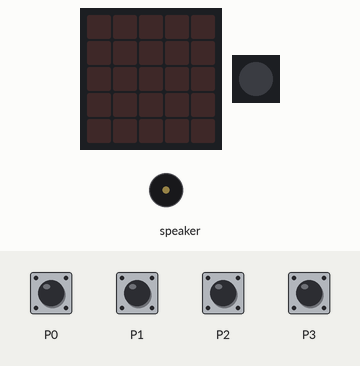
A program run on a simulated Calliope mini (MakeCode). On the bench: the board's 5×5 LED display, 1 RGB LEDs in strip order, left to right, buzzer (waves = sounding). The inputs (shaded band) are chosen by the test bench.

Above: at 1.2 s.
1.3 s: touch pin P2 pressed for 0.15 s
At 3.0 s:
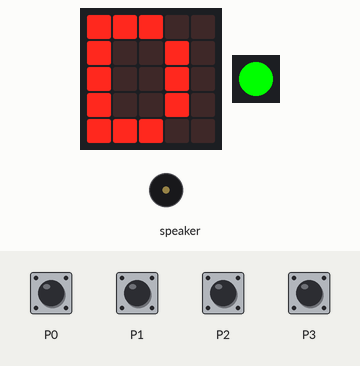
3.8 s: touch pin P3 pressed for 0.15 s
At 5.7 s:
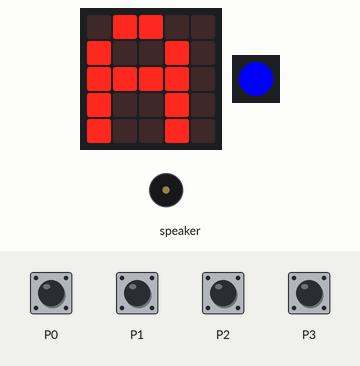
6.5 s: touch pin P0 pressed for 0.15 s
At 7.0 s:
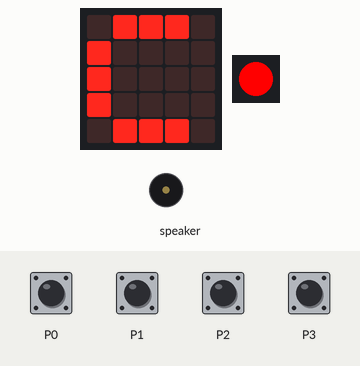
8.2 s: touch pin P1 pressed for 0.15 s
At 9.5 s:
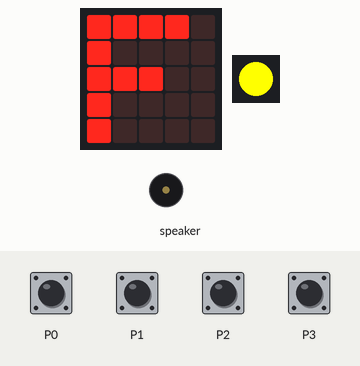
9.8 s: touch pin P2 pressed for 1 s
At 10.6 s:
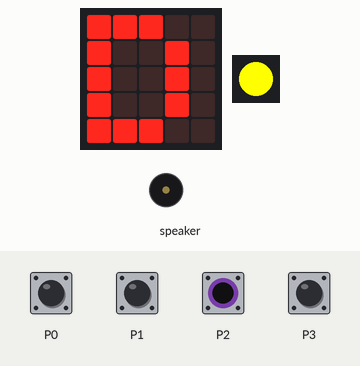
12.3 s: touch pin P0 pressed for 1 s
At 12.42 s:
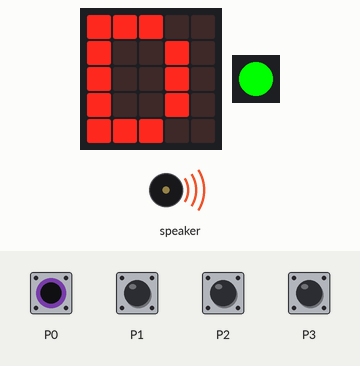
Timing chart, 0 to 15.3 s (numbered marks = the images above; inputs shaded):
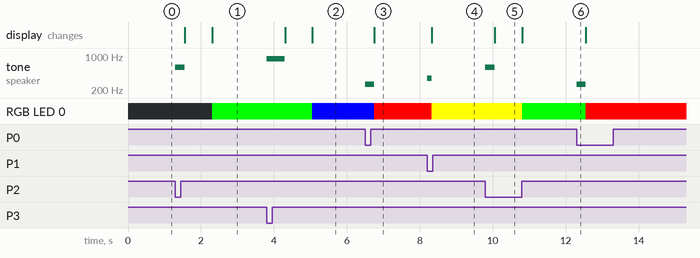

The program:

main.ts
```typescript
input.onPinTouchEvent(TouchPin.P1, input.buttonEventDown(), function () {
    music.playTone(349, music.beat(BeatFraction.Quarter))
    basic.setLedColor(0xffff00)
    basic.showString("F")
})
input.onPinTouchEvent(TouchPin.P0, input.buttonEventDown(), function () {
    music.playTone(262, music.beat(BeatFraction.Half))
    basic.setLedColor(0xff0000)
    basic.showString("C")
})
input.onPinTouchEvent(TouchPin.P2, input.buttonEventDown(), function () {
    music.playTone(587, music.beat(BeatFraction.Half))
    basic.showString("D")
    basic.setLedColor(0x00ff00)
})
input.onPinTouchEvent(TouchPin.P3, input.buttonEventDown(), function () {
    music.playTone(880, music.beat(BeatFraction.Whole))
    basic.showString("A")
    basic.setLedColor(0x0000ff)
})
```

test.ts
```typescript
// Hier kann man Tests durchführen; diese Datei wird nicht kompiliert, wenn dieses Paket als Erweiterung verwendet wird.
```

Measured:
- after the input at 1.3 s, tone on speaker: silent → 587 Hz at once, → silent 0.25 s later; RGB LED 0: off → RGB(0, 255, 0) after 1.0 s; the display: first changes after 0.26 s (image 1 shows a later state)
- after the input at 3.8 s, tone on speaker: silent → 880 Hz at once, → silent 0.50 s later; RGB LED 0: RGB(0, 255, 0) → RGB(0, 0, 255) after 1.3 s; the display: first changes after 0.51 s (image 2 shows a later state)
- after the input at 6.5 s, tone on speaker: silent → 262 Hz at once, → silent 0.25 s later; RGB LED 0: RGB(0, 0, 255) → RGB(255, 0, 0) after 0.26 s; the display: changes after 0.26 s (image 3)
- after the input at 8.2 s, tone on speaker: silent → 349 Hz at once, → silent 0.13 s later; RGB LED 0: RGB(255, 0, 0) → RGB(255, 255, 0) after 0.13 s; the display: changes after 0.13 s (image 4)
- after the input at 9.8 s, tone on speaker: silent → 587 Hz at once, → silent 0.25 s later; RGB LED 0: RGB(255, 255, 0) → RGB(0, 255, 0) after 1.0 s; the display: changes after 0.26 s (image 5)
- after the input at 12.3 s, tone on speaker: silent → 262 Hz at once, → silent 0.25 s later; RGB LED 0: RGB(0, 255, 0) → RGB(255, 0, 0) after 0.26 s
